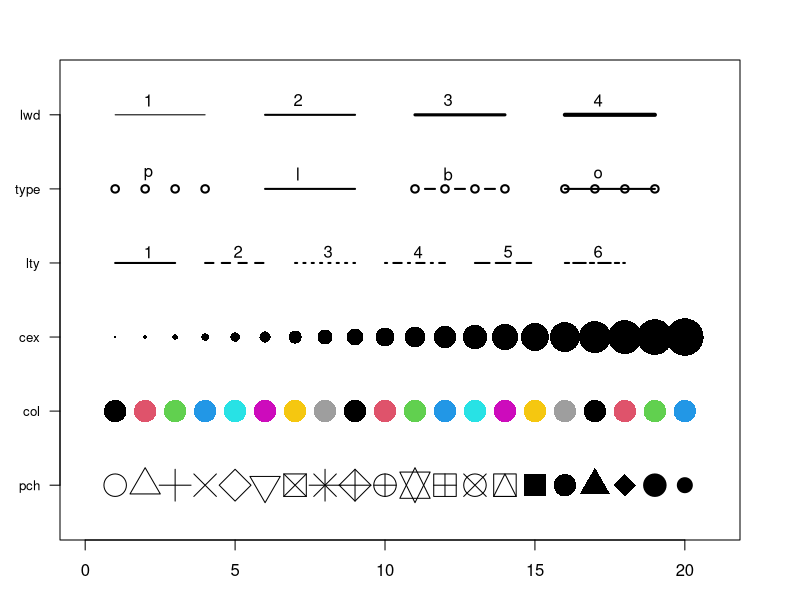

This figure's R source:
#initialization
par(mar=c(3,3,3,3))
num=0 ; num1=0
plot(0,0 , xlim=c(0,21) , ylim=c(0.5,6.5), col="white" , yaxt="n" , ylab="" , xlab="")

#fill the graph
for (i in seq(1,20)){
  points(i,1 , pch=i , cex=3)
  points(i,2 , col=i , pch=16 , cex=3)
  points(i,3 , col="black" , pch=16 , cex=i*0.25)
  
  #lty
  if(i %in% c(seq(1,18,3))){
    num=num+1
    points(c(i,i+2), c(4,4) , col="black" , lty=num , type="l" , lwd=2)
    text(i+1.1 , 4.15 , num)
  }
  
  #type and lwd 
  if(i %in% c(seq(1,20,5))){
    num1=num1+1
    points(c(i,i+1,i+2,i+3), c(5,5,5,5) , col="black"  , type=c("p","l","b","o")[num1] , lwd=2)
    text(i+1.1 , 5.2 , c("p","l","b","o")[num1] )
    points(c(i,i+1,i+2,i+3), c(6,6,6,6) , col="black"  , type="l",  lwd=num1)
    text(i+1.1 , 6.2 , num1 )
    
  }
}

#add axis
axis(2, at = c(1,2,3,4,5,6), labels = c("pch" , "col" , "cex" , "lty", "type" , "lwd" ), 
     tick = TRUE, col = "black", las = 1, cex.axis = 0.8)

